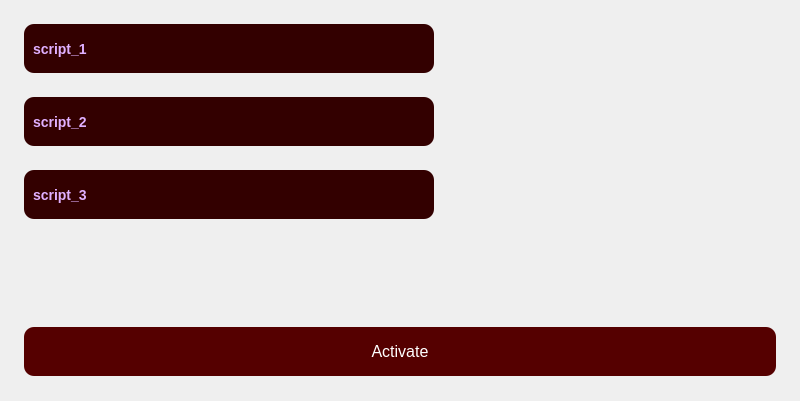
<?xml version="1.0" encoding="UTF-8"?>
<ui version="4.0">
 <class>MainWindow</class>
 <widget class="QMainWindow" name="MainWindow">
  <property name="geometry">
   <rect>
    <x>0</x>
    <y>0</y>
    <width>800</width>
    <height>401</height>
   </rect>
  </property>
  <property name="windowTitle">
   <string>D4 Script</string>
  </property>
  <property name="windowIcon">
   <iconset resource="../rc.qrc">
    <normaloff>:/ui/logo.svg</normaloff>:/ui/logo.svg</iconset>
  </property>
  <property name="autoFillBackground">
   <bool>false</bool>
  </property>
  <property name="styleSheet">
   <string notr="true">    background: qlineargradient(spread:pad, x1:0, y1:0, x2:1, y2:1, 
        stop:0 #1c0000, 
        stop:0.5 #8b0000, 
        stop:1 #ff3300);</string>
  </property>
  <property name="animated">
   <bool>false</bool>
  </property>
  <property name="documentMode">
   <bool>false</bool>
  </property>
  <widget class="QWidget" name="centralwidget">
   <widget class="QPushButton" name="btn_actv">
    <property name="geometry">
     <rect>
      <x>24</x>
      <y>327</y>
      <width>752</width>
      <height>49</height>
     </rect>
    </property>
    <property name="styleSheet">
     <string notr="true">QPushButton {
    color: #FFFFFF; /* Белый текст */
    background-color: #550000; /* Тёмно-красный фон */
    border-radius: 10px;
    font-size: 16px;
    padding: 8px;
}

QPushButton:hover {
    background-color: #770000; /* Светлее при наведении */
}

QPushButton:pressed {
    background-color: #990000; /* Ещё ярче при нажатии */
}</string>
    </property>
    <property name="text">
     <string>Activate</string>
    </property>
   </widget>
   <widget class="QLabel" name="script_1">
    <property name="geometry">
     <rect>
      <x>24</x>
      <y>24</y>
      <width>410</width>
      <height>49</height>
     </rect>
    </property>
    <property name="styleSheet">
     <string notr="true">QLabel {
    color: #E0B0FF;
    background-color: #330000;
    border-radius: 10px;

    padding: 5px;
    font-size: 14px;
    font-weight: bold;
}</string>
    </property>
    <property name="text">
     <string>script_1</string>
    </property>
   </widget>
   <widget class="QLabel" name="script_2">
    <property name="geometry">
     <rect>
      <x>24</x>
      <y>97</y>
      <width>410</width>
      <height>49</height>
     </rect>
    </property>
    <property name="styleSheet">
     <string notr="true">QLabel {
    color: #E0B0FF;
    background-color: #330000;
    border-radius: 10px;

    padding: 5px;
    font-size: 14px;
    font-weight: bold;
}</string>
    </property>
    <property name="text">
     <string>script_2</string>
    </property>
   </widget>
   <widget class="QLabel" name="script_3">
    <property name="geometry">
     <rect>
      <x>24</x>
      <y>170</y>
      <width>410</width>
      <height>49</height>
     </rect>
    </property>
    <property name="styleSheet">
     <string notr="true">QLabel {
    color: #E0B0FF;
    background-color: #330000;
    border-radius: 10px;

    padding: 5px;
    font-size: 14px;
    font-weight: bold;
}</string>
    </property>
    <property name="text">
     <string>script_3</string>
    </property>
   </widget>
   <widget class="QLabel" name="label">
    <property name="geometry">
     <rect>
      <x>530</x>
      <y>24</y>
      <width>173</width>
      <height>279</height>
     </rect>
    </property>
    <property name="styleSheet">
     <string notr="true">background:transparent;</string>
    </property>
    <property name="text">
     <string/>
    </property>
    <property name="pixmap">
     <pixmap resource="../rc.qrc">:/ui/logo.png</pixmap>
    </property>
    <property name="scaledContents">
     <bool>true</bool>
    </property>
   </widget>
  </widget>
 </widget>
 <resources>
  <include location="../rc.qrc"/>
 </resources>
 <connections/>
</ui>
